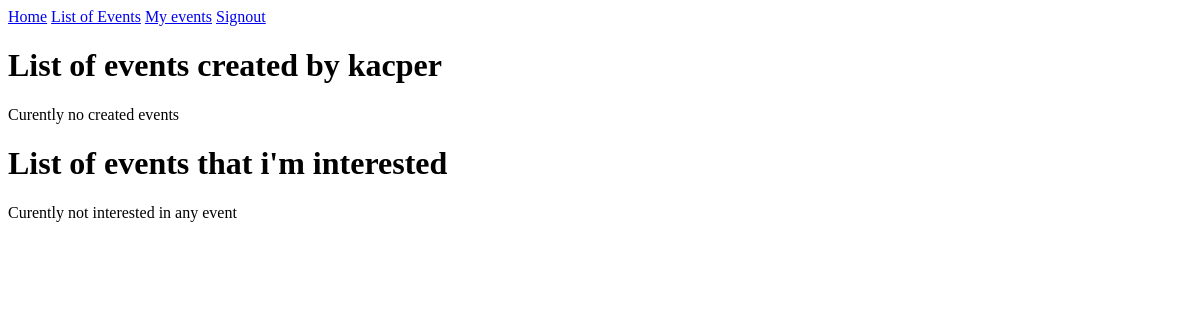
/mylist/ (signed in), run on an earlier commit of the app's database.
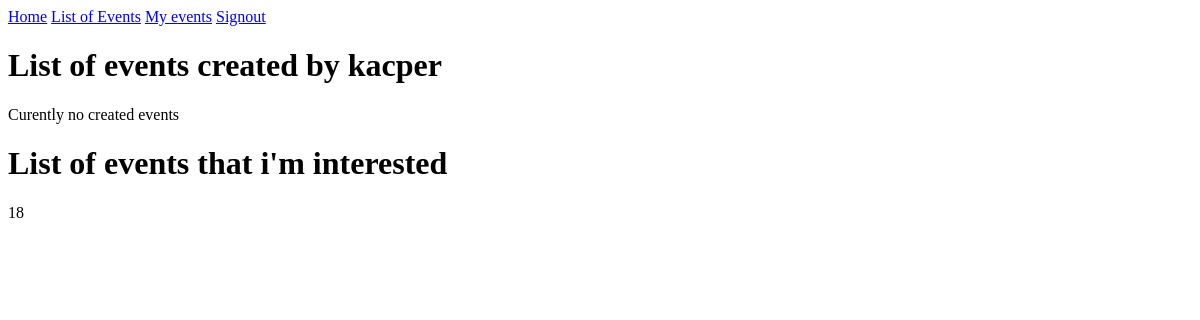
And on a later commit of the database.
### main/models.py (models this page shows, shortened)
class EventParticipation(models.Model):
    user = models.CharField(
        max_length=100
        )
    eventId = models.IntegerField()
    participation = models.CharField(
        max_length=15
        )

### main/views.py (the view)
# urls.py: path("mylist/",views.mylist,name="mylist"),
def mylist(request):
    if request.user.is_authenticated:
        username = request.user.username
        items = Events.objects.filter(user__username = username)
        events_items = EventParticipation.objects.filter(user = username)
        return render(request,
                      'main/mylist.html',
                      {'items':items,
                       'events_items':events_items})
    else:
        return HttpResponseRedirect("/info/")

### main/templates/main/mylist.html (shortened to what this page needs)
{% extends 'main/base.html' %}
{% block content %}
    <h1>List of events created by {{user.get_username}} </h1>
    {% if items %}
        {% for i in items %}
            <p><a href="/{{ i.id }}">{{ i.name }}</a> <a href="/deleteEvent/{{ i.id }}">Delete an Event</a></p>
        {% endfor %}
    {% else %}
        <p>Curently no created events</p>
    {% endif %}
    <h1>List of events that i'm interested </h1>
    {% if events_items %}
        {% for j in events_items %}
            <p>{{ j.eventId }}</p>
        {% endfor %}
    {% else %}
        <p>Curently not interested in any event</p>
    {% endif %}
{% endblock %}

### main/templates/main/base.html (shortened to what this page needs)
<!DOCTYPE html>
<html lang="en">
<head>
</head>
<body>
    {% block header %}<div id="header"><a href="/site">Home</a> <a href="/eventslist">List of Events</a> <a href="/mylist">My events</a> <a href="/signout">Signout</a></div> {% endblock %}
    <div id="content", name="content">
            {% block content %}
            {% endblock %}
    </div>
</body>
</html>

What changed in the data, as far as the page shows it:
added EventParticipation: eventId "18"
Also different on the page:
text no longer shown: "Curently not interested in any event"
